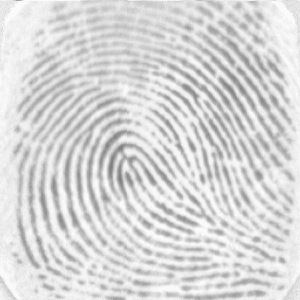
#> input picture finger1.png, 300 x 300 px, given in place of finger1.tif, which was not available
$ jupyter execute hybrid_matching_algo.ipynb   (text cells are left out)
#> lines starting #> are read from the running program, lines starting #| are printed output that depends on the picture; after the words box and inside, x2 and y2 are one past the last pixel; in counts of white or black regions, pixels touching at a corner belong together; pictures that were not available may be replaced by others from this repository, and a replacement may not be noted
#> further down, img1 is the input picture: shape (300, 300, 3); min 121, max 250, mean 215.8
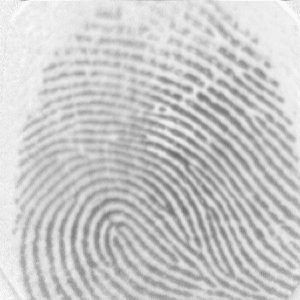
#> input picture finger2.tif, 300 x 300 px
#> further down, img2 is the input picture: shape (300, 300, 3); min 108, max 250, mean 201.2
[cell 1]
# Importing libraries
import cv2
import numpy as np
import matplotlib
import sklearn
import skimage
from skimage.feature import local_binary_pattern
from scipy.spatial.distance import euclidean

[cell 2]
# Processing & Minnutiae extraction

# Convert images to grayscale.
# Apply Gaussian blur to reduce noise.
# Use binary thresholding to prepare the image for ridge detection.

def extract_minutiae(image):
    gray = cv2.cvtColor(image, cv2.COLOR_BGR2GRAY)
    blur = cv2.GaussianBlur(gray, (5,5), 0)
    _, binary = cv2.threshold(blur, 127, 255, cv2.THRESH_BINARY_INV)
#> binary: shape (300, 300); every value is 0


    # Extract endpoints & bifurcations
    minutiae_points = []

    for y in range(1, gray.shape[0] - 1):
        for x in range(1, gray.shape[1] - 1):
            if gray[y, x] == 255:
                window = gray[y-1:y+2, x-1:x+2]
                if np.sum(window) == 255 * 2:
                    minutiae_points.append(('termination', (x, y)))
                elif np.sum(window) >= 255 * 4:
                    minutiae_points.append(('bifurcation', (x, y)))
#> after the loop, minutiae_points = []

    return minutiae_points

[cell 3]
# Texture Feature Extraction (Using Local Binary Patterns)

def extract_texture(image):
    gray = cv2.cvtColor(image, cv2.COLOR_BGR2GRAY)
    radius = 3
    n_points = 8 * radius

    lbp = local_binary_pattern(gray, n_points, radius, method='uniform')
    hist, _ = np.histogram(lbp.ravel(), bins=np.arange(0, n_points + 3), density=True)

    return hist

[cell 4]
# Minutiae Matching using simple count comparison

def minutiae_similarity(minutiae1, minutiae2):
    min_count = min(len(minutiae1), len(minutiae2))
    max_count = max(len(minutiae1), len(minutiae2))
    if max_count == 0:
        return 0
    return min_count / max_count

[cell 5]
# Texture Matching using histogram distance

def texture_similarity(hist1, hist2):
    distance = euclidean(hist1, hist2)
    return 1 / (1 + distance)  # Higher is better (normalized)

[cell 6]
# Fusion matching

def hybrid_score(minutiae_score, texture_score, w1=0.6, w2=0.4):
    return w1 * minutiae_score + w2 * texture_score

[cell 7]
# Matching Function:

def match_fingerprints(img1, img2):
    # Minutiae
    minutiae1 = extract_minutiae(img1)
#> minutiae1 = []
    minutiae2 = extract_minutiae(img2)
#> in extract_minutiae (call 2), `_, binary = cv2.threshold(blur, 127, 255, cv2.THRESH_BINARY_INV)`:
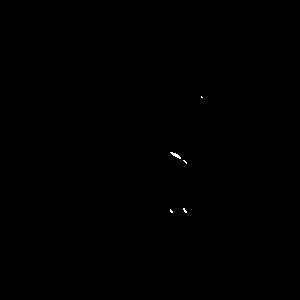
#> binary: shape (300, 300); 0.07% white in thin lines or dots, all inside (x1, y1, x2, y2) = (170, 96, 203, 213)
#> minutiae2 = []
    min_score = minutiae_similarity(minutiae1, minutiae2)
#> in minutiae_similarity, `min_count = min(len(minutiae1), len(minutiae2))`: min_count = 0
#> min_score = 0

    # Texture
    tex1 = extract_texture(img1)
#> in extract_texture, `lbp = local_binary_pattern(gray, n_points, radius, method='uniform')`:
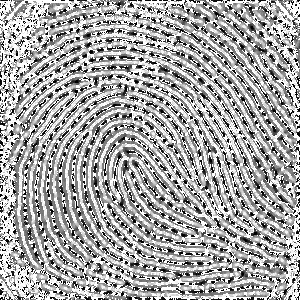
#> lbp: shape (300, 300) float64; min 0, max 25, mean 16.3; drawn with min black and max white
#> in extract_texture, `hist, _ = np.histogram(lbp.ravel(), bins=np.arange(0, n_points + 3), d..`: hist = 26 values, max 0.322 at index 25, min 0.00618 at index 7, mean 0.0385
#> tex1 has the same summary as hist in extract_texture
    tex2 = extract_texture(img2)
#> in extract_texture (call 2), `lbp = local_binary_pattern(gray, n_points, radius, method='uniform')`:
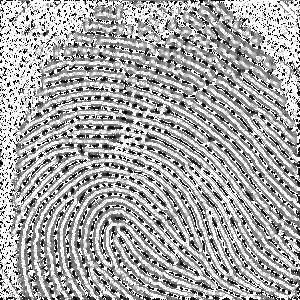
#> lbp: shape (300, 300) float64; min 0, max 25, mean 16.5; drawn with min black and max white
#> in extract_texture (call 2), `hist, _ = np.histogram(lbp.ravel(), bins=np.arange(0, n_points + 3), d..`: hist = 26 values, max 0.342 at index 25, min 0.00597 at index 7, mean 0.0385
#> tex2 has the same summary as hist in extract_texture
    tex_score = texture_similarity(tex1, tex2)
#> in texture_similarity, `distance = euclidean(hist1, hist2)`: distance = 0.0237
#> tex_score = 0.977

    # Hybrid Score
    final_score = hybrid_score(min_score, tex_score)
#> final_score = 0.391

    return final_score

[cell 8]
#main execution

img1 = cv2.imread('finger1.tif')
img2 = cv2.imread('finger2.tif')

score = match_fingerprints(img1, img2)
#> score = 0.391
print(f"Matching Score: {score:.4f}")
#| Matching Score: 0.3908

if score > 0.5:
    print("FINGERPRINT MATCHED")
else:
    print("FINGERPRINT NOT MATCHED")
